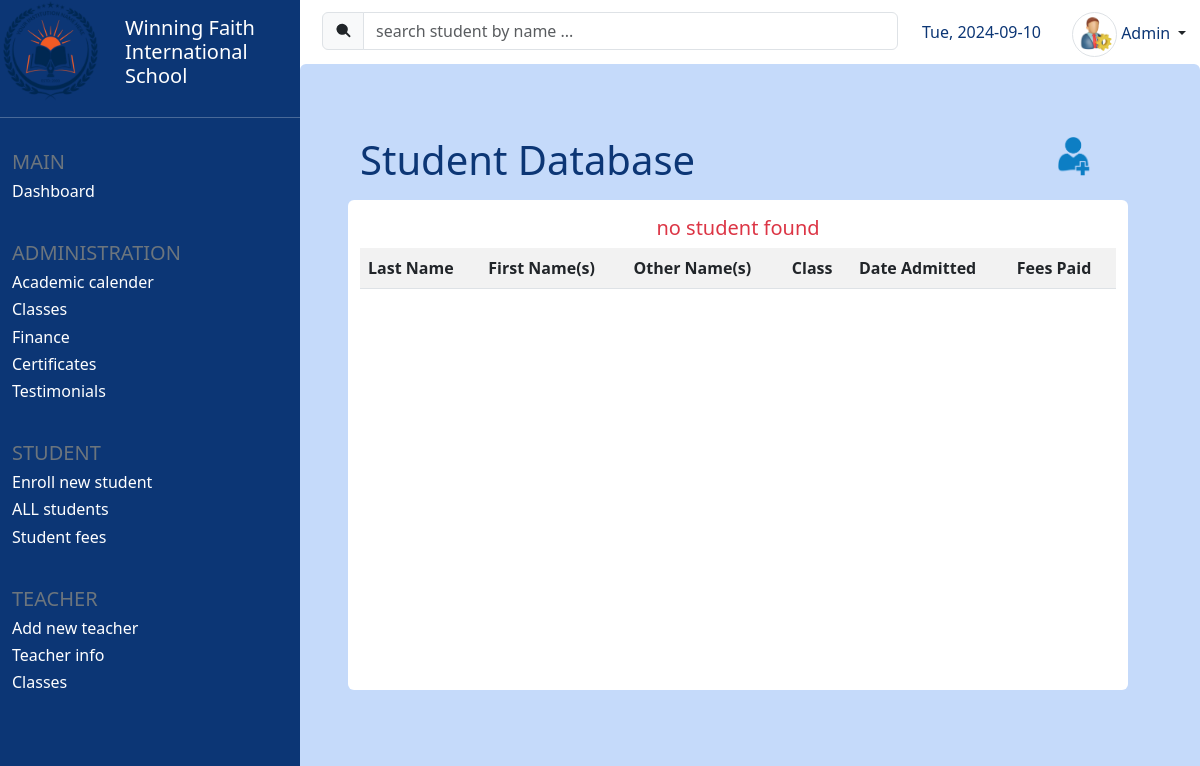
The page /students (signed in) on the database as committed earlier.
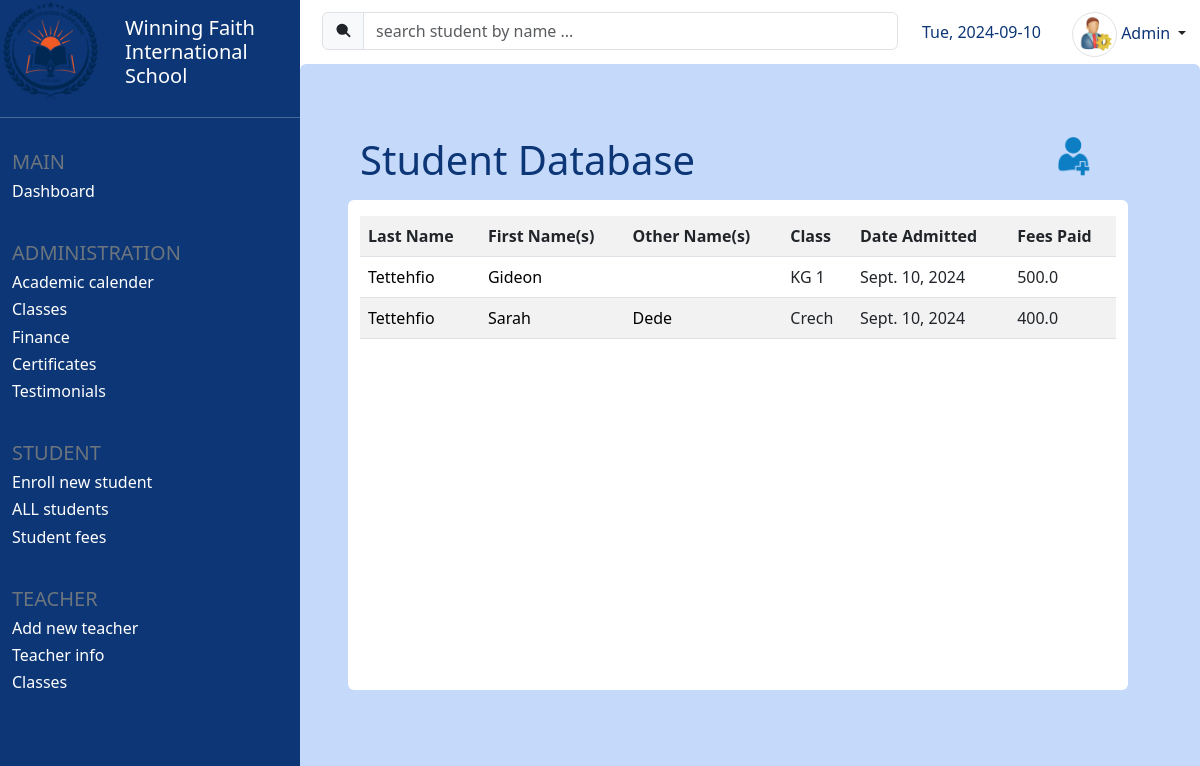
The same page on the database as committed later.
### core/models.py (models this page shows, shortened)
class Student(models.Model):
    fname = models.CharField(max_length=25)
    lname = models.CharField(max_length=25)
    other_names = models.CharField(max_length=100, blank=True)
    full_name = models.CharField(max_length = 100, editable=False)
    guardian_full_name = models.CharField(max_length=255)
    guardian_phone_number = models.IntegerField()
    guardian_relation = models.CharField(max_length=25)
    fees_paid = models.FloatField()
    fees_rem = models.FloatField(default=0.0)
    is_owing = models.BooleanField(default=False)
    date_enrolled = models.DateField(default=datetime.now)
    classroom = models.ForeignKey('Classroom', to_field='name', on_delete=models.PROTECT)

class Classroom(models.Model):
    name = models.CharField(max_length=25, unique=True)
    num_of_students = models.IntegerField(blank = True, default=0)
    category = models.CharField(max_length=25, choices=category_choices)
    def __str__(self):
        return f'{self.name}'

### core/views.py (the view)
# urls.py: path('students', views.display_students, name='students'),
@login_required(login_url='login')
def display_students(request):
    try:
        search = request.GET.get('search_student')
        if search:
            students = Student.objects.filter(
                Q(full_name__icontains=search)
            ).order_by('lname', 'fname')
        else:
            students = Student.objects.all().order_by('lname', 'fname')
    except Exception as e:
        print(f'error:: {e}')
        messages.error(request, 'An error occurred')
        return redirect('index')
    context = {
        'students': students
    }
    return render(request, 'student_info.html', context)

### templates/student_info.html (shortened to what this page needs)
{% extends 'index.html' %}
{% load static %}
{% block content %}
<div class="container-fluid row home mt-4 p-5">
    {% block db_table_header %}
    <div class="row mb-3 w-100">
        <div class="col col-lg-6">
            <h5 class="d-inline blue-text display-6">
                {% block db_table_header_text %}
                Student Database
                {% endblock %}
            </h5>
        </div>
        <div class="col col-lg-6">
            <span class="d-inline float-end">
                {% block db_table_header_icon %}
                <a href="{% url 'enroll' %}" class="text-decoration-none" title="new student">
                        <img src="{% static 'add_student.png' %}" width="35" height="35" class="img-fluid">
                </a>
                {% endblock db_table_header_icon %}
            </span>
        </div>
    </div>
    {% endblock db_table_header %}
    <div class="container bg-white rounded pt-3 pb-4">
        <div class="" style="height: 450px; overflow-y: auto;">
            {% block db_table %}
            <table class="table table-striped">
                <tr>
                    <th>Last Name</th>
                    <th>First Name(s)</th>
                    <th>Other Name(s)</th>
                    <th>Class</th>
                    <th>Date Admitted</th>
                    <th>Fees Paid</th>
                </tr>
                {% if students %}
                {% for student in students %}
                <tr>
                    <td><a href="{% url 'student' student.id %}">{{student.lname}}</a></td>
                    <td><a href="{% url 'student' student.id %}">{{student.fname}}</a></td>
                    <td><a href="{% url 'student' student.id %}">{{student.other_names}}</a></td>
                    <td>{{student.classroom}}</td>
                    <td>{{student.date_enrolled}}</td>
                    <td>{{student.fees_paid}}</td>
                </tr>
                {% endfor %}
                {% else %}
                <h5 class="text-danger text-center fw-light">no student found</h5>
                {% endif %}
            </table>
            {% endblock db_table %}
        </div>
    </div>
</div>
{% endblock content %}

Rows that differ between the two databases and show on the page:
added Student: lname "Tettehfio", fname "Gideon", classroom "KG 1", date_enrolled "Sept. 10, 2024", fees_paid "500.0"
added Student: lname "Tettehfio", fname "Sarah", other_names "Dede", classroom "Crech", date_enrolled "Sept. 10, 2024", fees_paid "400.0"
Other text that changed with them:
text no longer shown: "no student found"
